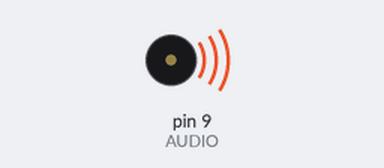
The sketch below on a simulated Arduino Uno, built with avr-gcc and run on an emulated ATmega328P. Shown: buzzer (waves = sounding).

Above: at 0.5 s.
Timing chart, 0 to 4.6 s (numbered marks = the images above):
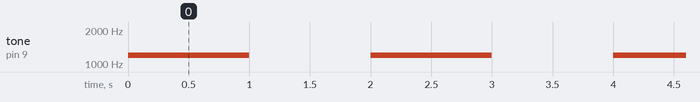

Measured:
- by itself, tone on pin 9 (AUDIO): alternates 1200 Hz for 1.0 s and silent for 1.0 s

The sketch:

test_audio.ino
```cpp
// (licence header left out)
#define AUDIO     9       // pin for audio ouput
#define PITCH     1200    // audio frequency, in Hz
#define DURATION  1000    // tone duration, in mS

void setup() {            // no need to set AUDIO pin as output
}

void loop() {             // Beep piezo element as follows:
  tone(AUDIO, PITCH);     // Start tone
  delay(DURATION);        // Keep tone on for a while
  noTone(AUDIO);          // Stop tone
  delay(DURATION);        // Keep tone off for a while
}
```
